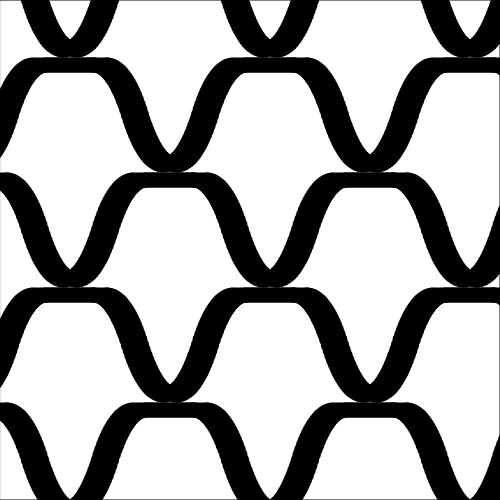
Frame 1 (no input)
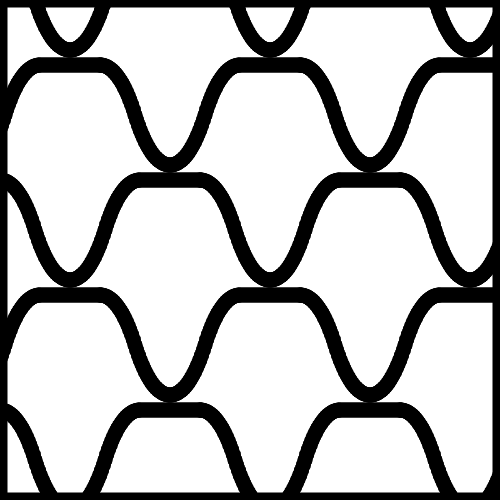
Frame 60 (no input)
Frame 120 (the mouse pressed at the canvas centre since frame 60): identical to frame 60, image omitted

The p5.js sketch that drew these frames (run headless with seeded random() and noise() and a simulated clock; from frame 60 on, the mouse is pressed at the canvas centre):

// p5.js sketch
// ── sketch.js
const CANVAS_SIZE = 500;
const CENTER_X = CANVAS_SIZE / 2;
const CENTER_Y = CANVAS_SIZE / 2;

const WHITE = [255, 255, 255, 255];
const BLACK = [0, 0, 0, 255];
const WING_DARKER_GREEN = [26, 54, 51, 255];
const WING_DARK_GREEN = [68, 137, 126, 255];
const WING_LIGHT_GREEN = [103, 210, 193, 255];
const WING_YELLOW = [247, 198, 75, 255];
const WING_PINK = [201, 70, 156, 255];

const FRAME_RATE = 30;

function setup() {
  createCanvas(CANVAS_SIZE, CANVAS_SIZE);
  frameRate(FRAME_RATE);
}

let l1 = 0;
let l2 = 0;

let stopped = false;

// from https://math.stackexchange.com/questions/2981683/how-to-adjust-the-curve-of-a-sine-wave-formula
function makeCurvy(t) {
  const a = 0.3;
  return t / (1 - a + a * abs(t));
}

function draw() {
  fill(...WHITE);
  rect(0, 0, CANVAS_SIZE, CANVAS_SIZE);
  strokeWeight(1);

  function drawWingLine(startX, startY, width, height, repeat = 10) {
    function drawHalfWing(startX, startY, width, height) {
      const STEPS = 80;
      for (let i = 0; i < STEPS; i++) {
        let x = lerp(0, width, i / STEPS);
        let y = makeCurvy(sin(lerp(-0.5 * PI, 1.5 * PI, i / STEPS))) * height / 2 + (height / 2);
        point(startX + x, startY + y);
      }
    }

    for (let i = 0; i < repeat; i++) {
      drawHalfWing(startX + width * i, startY, width * 0.7, height);
      line(startX + width * (i + 0.70), startY, startX + (1 + i) * width, startY);
    }
  }

  if (!stopped) {
    l1 += deltaTime / 5;
    if (l1 > 0) {
      l1 -= 200;
    }
  
    l2 -= deltaTime / 5;
    if (l2 < -200) {
      l2 += 200;
    }
  }

  stroke(...BLACK);
  strokeWeight(15);
  drawWingLine(l1, -50, 200, 100);
  drawWingLine(l2, -50, 200, 100);
  drawWingLine(l1 - 100, 65, 200, 100);
  drawWingLine(l2 - 100, 65, 200, 100);
  drawWingLine(l1, 180, 200, 100);
  drawWingLine(l2, 180, 200, 100);
  drawWingLine(l1 - 100, 295, 200, 100);
  drawWingLine(l2 - 100, 295, 200, 100);
  drawWingLine(l1, 410, 200, 100);
  drawWingLine(l2, 410, 200, 100);
  noFill();
}

function keyPressed() {
  if (key === ' ') {
    stopped = !stopped;
  }
}
